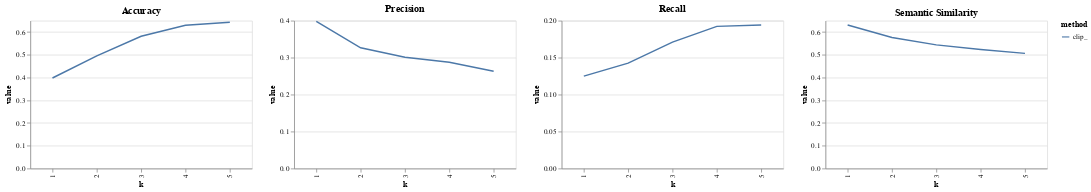

Write notebook code for a chart like this one.
### Code cell
((acc_graph | prec_graph) | rec_graph) | sim_graph

### Figure 1 — Vega-Lite specification as saved in the notebook (floating-point values rounded to 4 significant figures)
{"config": {"view": {"continuousWidth": 300, "continuousHeight": 300}}, "hconcat": [{"data": {"name": "data-0bd75093c3389122f334539db119e5ae"}, "mark": {"type": "line"}, "encoding": {"color": {"field": "method", "type": "nominal"}, "x": {"field": "k", "type": "ordinal"}, "y": {"field": "value", "type": "quantitative"}}, "height": 200, "title": "Accuracy", "width": 300}, {"data": {"name": "data-382e8fa572c79c71282e4b4775d7f173"}, "mark": {"type": "line"}, "encoding": {"color": {"field": "method", "type": "nominal"}, "x": {"field": "k", "type": "ordinal"}, "y": {"field": "value", "type": "quantitative"}}, "height": 200, "title": "Precision", "width": 300}, {"data": {"name": "data-3837ea1fac604f2c5696694d98760f6c"}, "mark": {"type": "line"}, "encoding": {"color": {"field": "method", "type": "nominal"}, "x": {"field": "k", "type": "ordinal"}, "y": {"field": "value", "type": "quantitative"}}, "height": 200, "title": "Recall", "width": 300}, {"data": {"name": "data-50da87e47d8943c12917a8a9c727d485"}, "mark": {"type": "line"}, "encoding": {"color": {"field": "method", "type": "nominal"}, "x": {"field": "k", "type": "ordinal"}, "y": {"field": "value", "type": "quantitative"}}, "height": 200, "title": "Semantic Similarity", "width": 300}], "$schema": "https://vega.github.io/schema/vega-lite/v5.20.1.json", "datasets": {"data-0bd75093c3389122f334539db119e5ae": [{"method": "clip_", "metric": "Accuracy", "k": "1", "value": 0.398}, {"method": "clip_", "metric": "Accuracy", "k": "2", "value": 0.4953}, {"method": "clip_", "metric": "Accuracy", "k": "3", "value": 0.5817}, {"method": "clip_", "metric": "Accuracy", "k": "4", "value": 0.63}, {"method": "clip_", "metric": "Accuracy", "k": "5", "value": 0.6432}], "data-382e8fa572c79c71282e4b4775d7f173": [{"method": "clip_", "metric": "Precision", "k": "1", "value": 0.398}, {"method": "clip_", "metric": "Precision", "k": "2", "value": 0.3267}, {"method": "clip_", "metric": "Precision", "k": "3", "value": 0.301}, {"method": "clip_", "metric": "Precision", "k": "4", "value": 0.2875}, {"method": "clip_", "metric": "Precision", "k": "5", "value": 0.2631}], "data-3837ea1fac604f2c5696694d98760f6c": [{"method": "clip_", "metric": "Recall", "k": "1", "value": 0.125}, {"method": "clip_", "metric": "Recall", "k": "2", "value": 0.1426}, {"method": "clip_", "metric": "Recall", "k": "3", "value": 0.1709}, {"method": "clip_", "metric": "Recall", "k": "4", "value": 0.1923}, {"method": "clip_", "metric": "Recall", "k": "5", "value": 0.1942}], "data-50da87e47d8943c12917a8a9c727d485": [{"method": "clip_", "metric": "Semantic Similarity", "k": "1", "value": 0.6313}, {"method": "clip_", "metric": "Semantic Similarity", "k": "2", "value": 0.5762}, {"method": "clip_", "metric": "Semantic Similarity", "k": "3", "value": 0.5437}, {"method": "clip_", "metric": "Semantic Similarity", "k": "4", "value": 0.5236}, {"method": "clip_", "metric": "Semantic Similarity", "k": "5", "value": 0.5062}]}}
